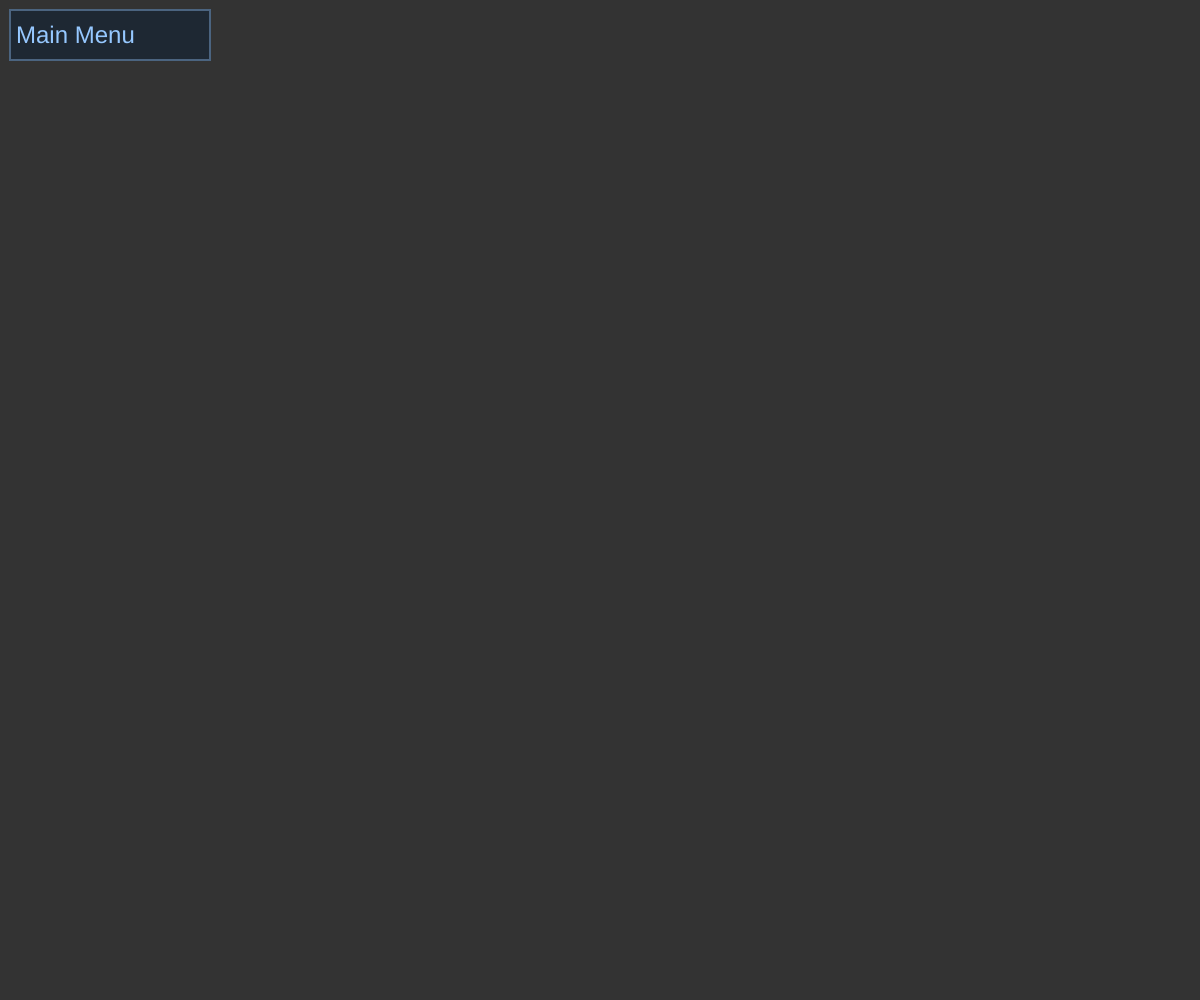
Frame 1 (no input)
Frame 60 (no input): identical to frame 1, image omitted
Frame 120 (the mouse pressed at the canvas centre since frame 60): identical to frame 1, image omitted

The p5.js sketch that drew this single still picture (run headless with seeded random() and noise() and a simulated clock; from frame 60 on, the mouse is pressed at the canvas centre):

// p5.js sketch
// ── sketch.js
var OPTION_HEIGHT = 50
var OPTION_WIDTH = 200
var OPTION_BORDERS = 2

var menus = []

function setup() {
    createCanvas(windowWidth, windowHeight)
    var subSubOp1 = new Menu([], "Subsub Option 1", {
        r: 255,
        g: 200,
        b: 150
    })
    var subSubOp2 = new Menu([], "Subsub Option 2", {
        r: 255,
        g: 200,
        b: 150
    })
    var subSubOp3 = new Menu([], "Subsub Option 3", {
        r: 255,
        g: 200,
        b: 150
    })
    var subSubOp4 = new Menu([], "Subsub Option 4", {
        r: 255,
        g: 200,
        b: 150
    })
    var subOp1 = new Menu([subSubOp1, subSubOp2, subSubOp3, subSubOp4], "Sub Option 1", {
        r: 200,
        g: 255,
        b: 150
    })
    var op1 = new Menu([], "Option 1", {
        r: 150,
        g: 255,
        b: 200
    })
    var op2 = new Menu([subOp1], "Option 2", {
        r: 255,
        g: 150,
        b: 200
    })
    var op3 = new Menu([], "Option 3", {
        r: 200,
        g: 150,
        b: 255
    })
    var mainMenu = new Menu([op1, op2, op3], "Main Menu", {
        r: 150,
        g: 200,
        b: 255
    })
    mainMenu.hidden = false
    mainMenu.pos.x = 10
    mainMenu.pos.y = 10
    menus.push(mainMenu)
}

function draw() {
    background(51)

    for (var i = 0; i < menus.length; i++) {
        var menu = menus[i]
        menu.update()
        menu.render()
    }
}

function Menu(children, text, color) {
    this.instances.push(this)

    this.text = text
    this.children = children

    this.hidden = false
    this.open = false
    this.wasOpen = false

    this.pos = createVector()

    this.w = OPTION_WIDTH
    this.h = OPTION_HEIGHT

    this.c = color

    this.hl = 1.0
}
Menu.prototype.instances = []

Menu.prototype.update = function(parentX=null, parentY=null, idx=0) {
    if (this.hidden) return

    if (parentX != null) {
        this.pos.x = parentX + (OPTION_WIDTH) + OPTION_BORDERS
        this.pos.y = parentY + (OPTION_HEIGHT*idx) + (OPTION_BORDERS*idx)
    }

    // Update children
    for (var i = 0; i < this.children.length; i++) {
        var menu = this.children[i]
        menu.update(this.pos.x, this.pos.y, i)
        menu.hidden = !this.open
    }

    if (pointInRect(mouseX, mouseY, this.pos.x, this.pos.y, this.w, this.h)) {
        this.hl = 1.2
    } else {
        this.hl = 1.0
    }
}

Menu.prototype.render = function(idx=1) {
    if (this.hidden) return

    // Draw children
    for (var i = 0; i < this.children.length; i++) {
        var menu = this.children[i]
        menu.render()
    }
    
    // Draw self box
    strokeWeight(OPTION_BORDERS)
    stroke(this.c.r*0.5*this.hl, this.c.g*0.5*this.hl, this.c.b*0.5*this.hl)
    fill(this.c.r*0.2*this.hl, this.c.g*0.2*this.hl, this.c.b*0.2*this.hl)

    // if (this.open && !this.wasOpen) {
    //     this.pos.x += (OPTION_WIDTH*this.depth)
    //     this.pos.y += (OPTION_HEIGHT*idx)
    // }
    // if (!this.open && this.wasOpen) {
    //     this.pos.x -= (OPTION_WIDTH*this.depth)
    //     this.pos.y -= (OPTION_HEIGHT*idx)
    // }
    rect(this.pos.x, this.pos.y, this.w, this.h)

    // Draw self text
    noStroke()
    fill(this.c.r, this.c.g, this.c.b)
    textSize(24)
    text(this.text, this.pos.x + 6, this.pos.y + (OPTION_HEIGHT - 17))

    // // Draw children
    // for (var i = 0; i < this.children.length; i++) {
    //     var child = this.children[i]
    //     var yOff = this.pos.y + (OPTION_HEIGHT*(i+1))
        
    //     var r = child.c.r*child.hl
    //     var g = child.c.g*child.hl
    //     var b = child.c.b*child.hl

    //     if (child.open) {
    //         stroke(r, g, b)
    //     } else {
    //         noStroke()
    //     }

    //     // Option box
    //     fill(r*0.2, g*0.2, b*0.2)
    //     rect(this.pos.x, this.pos.y+yOff, this.w, OPTION_HEIGHT)
        
    //     // Option text
    //     noStroke()
    //     fill(r, g, b)
    //     textSize(24)
    //     text(child.text, this.pos.x + 6, this.pos.y + yOff + (OPTION_HEIGHT/2))
    // }
    
    // this.wasOpen = this.open
}

Menu.prototype.clicked = function(x, y) {
    // for (var i = 0; i < this.children.length; i++) {
    //     var menu = this.children[i]
    //     var oX = this.pos.x
    //     var oY = this.pos.y+(OPTION_HEIGHT*(i+1))
    //     menu.open = false
    //     if (pointInRect(x, y, oX, oY, OPTION_WIDTH, OPTION_HEIGHT)) {
    //         if (menu.wasOpen) {
    //             menu.open = false
    //         } else {
    //             menu.open = true
    //         }
    //     }
    // }
    this.open = !this.open
    if (!this.open) {
        for (var i = 0; i < this.children.length; i++) {
            var menu = this.children[i]
            menu.close()
        }
    }
    if (this.children.length) {
        console.log(this.text + (this.open ? " open": " close"))
    } else {
        console.log(this.text + " action")
    }
}

Menu.prototype.close = function() {
    this.open = false
    for (var i = 0; i < this.children.length; i++) {
        this.children[i].close()
    }
}

function mousePressed() {
    var inst = Menu.prototype.instances
    for (var i = 0; i < inst.length; i++) {
        var menu = inst[i]
        if (!menu.hidden && pointInRect(mouseX, mouseY, menu.pos.x, menu.pos.y, menu.w, menu.h)) {
            menu.clicked(mouseX, mouseY)
            return
        }
    }
    if (menus[0].open) {
        menus[0].clicked()
    }
}

function pointInRect(x, y, rX, rY, w, h) {
    return (((x > rX) && (x < (rX+w))) && ((y > rY) && (y < rY+h)))
}
